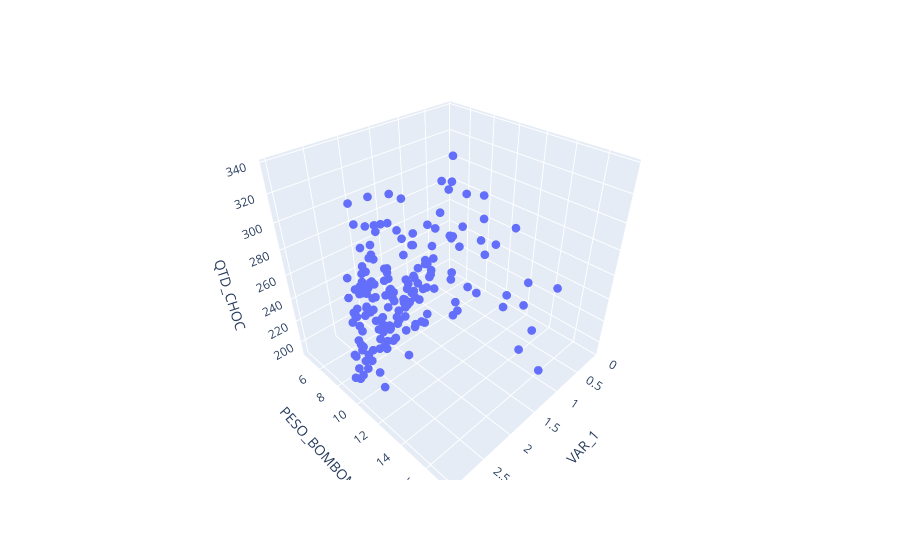

Write notebook code for a chart like this one.
### Code cell
fig = px.scatter_3d(data_hot[data_hot['VAR_2_C'] == 1], x='VAR_1', y='PESO_BOMBOM', z='QTD_CHOC')
fig.update_traces(marker=dict(size=3))
fig.show()

### Figure 1 — Plotly figure (JSON) as saved in the notebook; plotly's stock layout.template omitted (floating-point values rounded to 4 significant figures; data arrays with more than 128 entries replaced by an {"elided": "..."} marker saying what was removed)
{"data": [{"hovertemplate": "VAR_1=%{x}<br>PESO_BOMBOM=%{y}<br>QTD_CHOC=%{z}<extra></extra>", "legendgroup": "", "marker": {"color": "#636efa", "size": 3, "symbol": "circle"}, "mode": "markers", "name": "", "scene": "scene", "showlegend": false, "type": "scatter3d", "x": {"elided": "177 float values"}, "y": {"elided": "177 float values"}, "z": {"elided": "177 float values"}}], "layout": {"legend": {"tracegroupgap": 0}, "margin": {"t": 60}, "scene": {"domain": {"x": [0, 1], "y": [0, 1]}, "xaxis": {"title": {"text": "VAR_1"}}, "yaxis": {"title": {"text": "PESO_BOMBOM"}}, "zaxis": {"title": {"text": "QTD_CHOC"}}}}}
